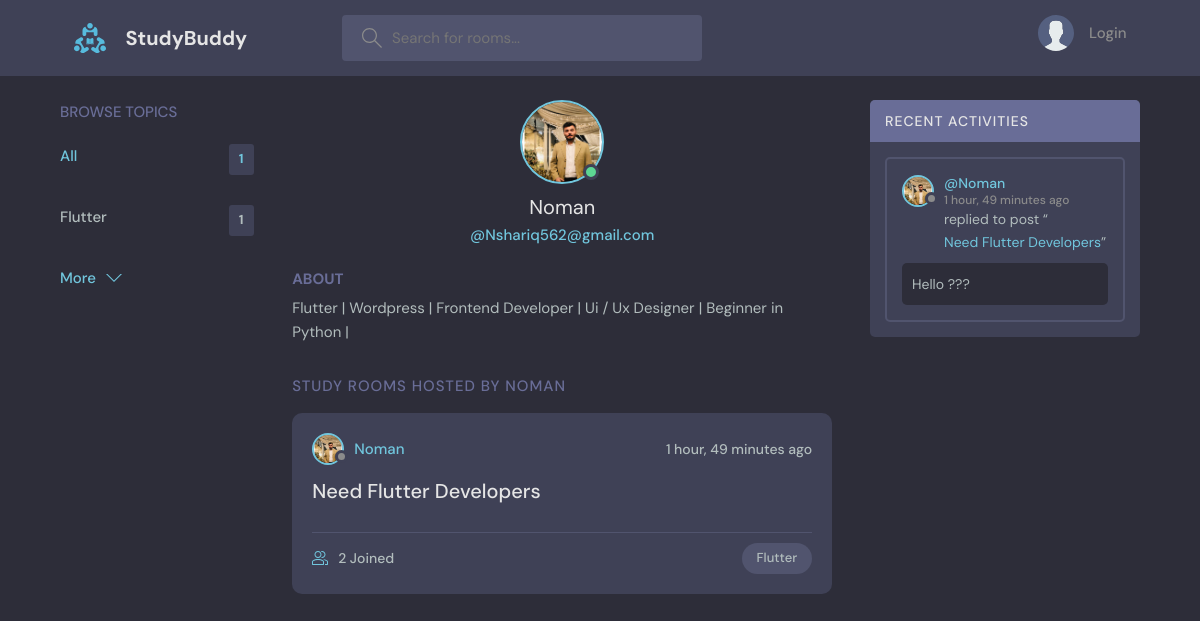
The app's page /profile/1 with its own data.
### base/models.py (models this page shows, shortened)
class Topic(models.Model):
    name = models.CharField(max_length=200)
    def __str__(self):
        return self.name

class User(AbstractUser):
    name = models.CharField(max_length=200, null = True)
    email = models.EmailField(null = True , unique = True)
    bio = models.TextField(null = True)
    avatar = models.ImageField(null=True , default='avatar.svg')
    USERNAME_FIELD = 'email'
    REQUIRED_FIELDS = []

class Room(models.Model):
    host = models.ForeignKey(User, on_delete= models.SET_NULL , null=True)
    topic = models.ForeignKey(Topic, on_delete= models.SET_NULL , null=True)
    name = models.CharField(max_length=200)
    description = models.TextField(null=True, blank=True)
    participants = models.ManyToManyField(User, related_name='participants')
    updated = models.DateTimeField(auto_now=True)
    created = models.DateTimeField(auto_now_add=True)
    class Meta:
        ordering = ['-updated','-created']
    def __str__(self):
        return self.name

class Message(models.Model):
    user = models.ForeignKey(User, on_delete= models.CASCADE)
    room = models.ForeignKey(Room, on_delete = models.CASCADE)
    body = models.TextField()
    updated = models.DateTimeField(auto_now=True)
    created = models.DateTimeField(auto_now_add=True)
    class Meta:
        ordering = ['-updated','-created']

### base/views.py (the view)
# urls.py: path('profile/<str:pk>', views.userProfile , name= 'user-Profile'),
def userProfile(request, pk):
    user = User.objects.get(id=pk)
    room = user.room_set.all()
    room_messages = user.message_set.all()
    topic = Topic.objects.all()
    context = {'user':user , 'rooms' : room , 'topic' : topic , 'room_messages' : room_messages}
    return render(request, 'base/profile.html', context)

### base/templates/base/profile.html (shortened to what this page needs)
{% extends 'main.html' %}
{% block content %}
  <main class="profile-page layout layout--3">
    <div class="container">
      {% include 'base/topic_component.html' %}
      <div class="roomList">
        <div class="profile">
          <div class="profile__avatar">
            <div class="avatar avatar--large active">
              <img src="{{user.avatar.url}}" />
            </div>
          </div>
          <div class="profile__info">
            <h3>{{user.username}}</h3>
            <p>@{{user.email}}</p>
          </div>
          <div class="profile__about">
            <h3>About</h3>
            <p>
              {{user.bio}}
            </p>
          </div>
        </div>
        <div class="roomList__header">
          <div>
            <h2>Study Rooms Hosted by {{user.username}}</a>
            </h2>
          </div>
        </div>
        {% include 'base/feed_component.html' %}
      </div>
      {% include 'base/activity_component.html' %}
    </div>
  </main>
  {% endblock content %}

### base/templates/base/topic_component.html
<div class="topics">
  <div class="topics__header">
    <h2>Browse Topics</h2>
  </div>
  <ul class="topics__list">
    <li>
      <a href="{% url 'home' %}" class="active"
        >All <span>{{topic.count}}</span></a
      >
    </li>
    {% for topic in topic %}
    <li>
      <a href="{% url 'home' %}?q={{topic.name}}"
        >{{topic.name}} <span>{{topic.room_set.all.count}}</span></a
      >
    </li>
    {% endfor %}
  </ul>
  <a class="btn btn--link" href="{% url 'topics-page' %}">
    More
    <svg
      version="1.1"
      xmlns="http://www.w3.org/2000/svg"
      width="32"
      height="32"
      viewBox="0 0 32 32"
    >
      <title>chevron-down</title>
      <path d="M16 21l-13-13h-3l16 16 16-16h-3l-13 13z"></path>
    </svg>
  </a>
</div>

### base/templates/base/feed_component.html (shortened to what this page needs)
{% for room in rooms %}
<div class="roomListRoom">
  <div class="roomListRoom__header">
    <a
      href="{% url 'user-Profile' room.host.id %}"
      class="roomListRoom__author"
    >
      <div class="avatar avatar--small">
        <img src="{{room.host.avatar.url}}" />
      </div>
      <span>{{room.host.username}}</span>
    </a>
    <div class="roomListRoom__actions">
      <span>{{room.created|timesince}} ago</span>
    </div>
  </div>
  <div class="roomListRoom__content">
    <a href="{% url 'room' room.id %}">{{room.name}}</a>
  </div>
  <div class="roomListRoom__meta">
    <a href="room.html" class="roomListRoom__joined">
      {{room.participants.all.count}} Joined
    </a>
    <p class="roomListRoom__topic">{{room.topic}}</p>
  </div>
</div>
{% endfor %}

### base/templates/base/activity_component.html (shortened to what this page needs)
<div class="activities">
  <div class="activities__header">
    <h2>Recent Activities</h2>
  </div>
  {% for message in room_messages %}
  <div class="activities__box">
    <div class="activities__boxHeader roomListRoom__header">
      <a
        href="{% url 'user-Profile' message.user.id %}"
        class="roomListRoom__author"
      >
        <div class="avatar avatar--small">
          <img src="{{message.user.avatar.url}}" />
        </div>
        <p>
          @{{message.user.username}}
          <span>{{message.created|timesince}} ago</span>
        </p>
      </a>
    </div>
    <div class="activities__boxContent">
      <p>
        replied to post “<a href="{% url 'room' message.room.id %}"
          >{{message.room}}</a
        >”
      </p>
      <div class="activities__boxRoomContent">{{message.body}}</div>
    </div>
  </div>
  {% endfor %}
</div>

### records on screen
Topic: name "Flutter", room_set.all.count "1"
User: avatar (picture), username "Noman", email "Nshariq562@gmail.com", bio "Flutter | Wordpress | Frontend Developer | Ui / Ux Designer | Beginner in Python |", username "NOMAN"
Room: host.avatar (picture), host.username "Noman", created "1 hour, 49 minutes", name "Need Flutter Developers", participants.all.count "2", topic "Flutter"
Message: user.avatar (picture), user.username "Noman", created "1 hour, 49 minutes", room "Need Flutter Developers", body "Hello ???"

### other values on screen
{{ topic.count }} "1"
